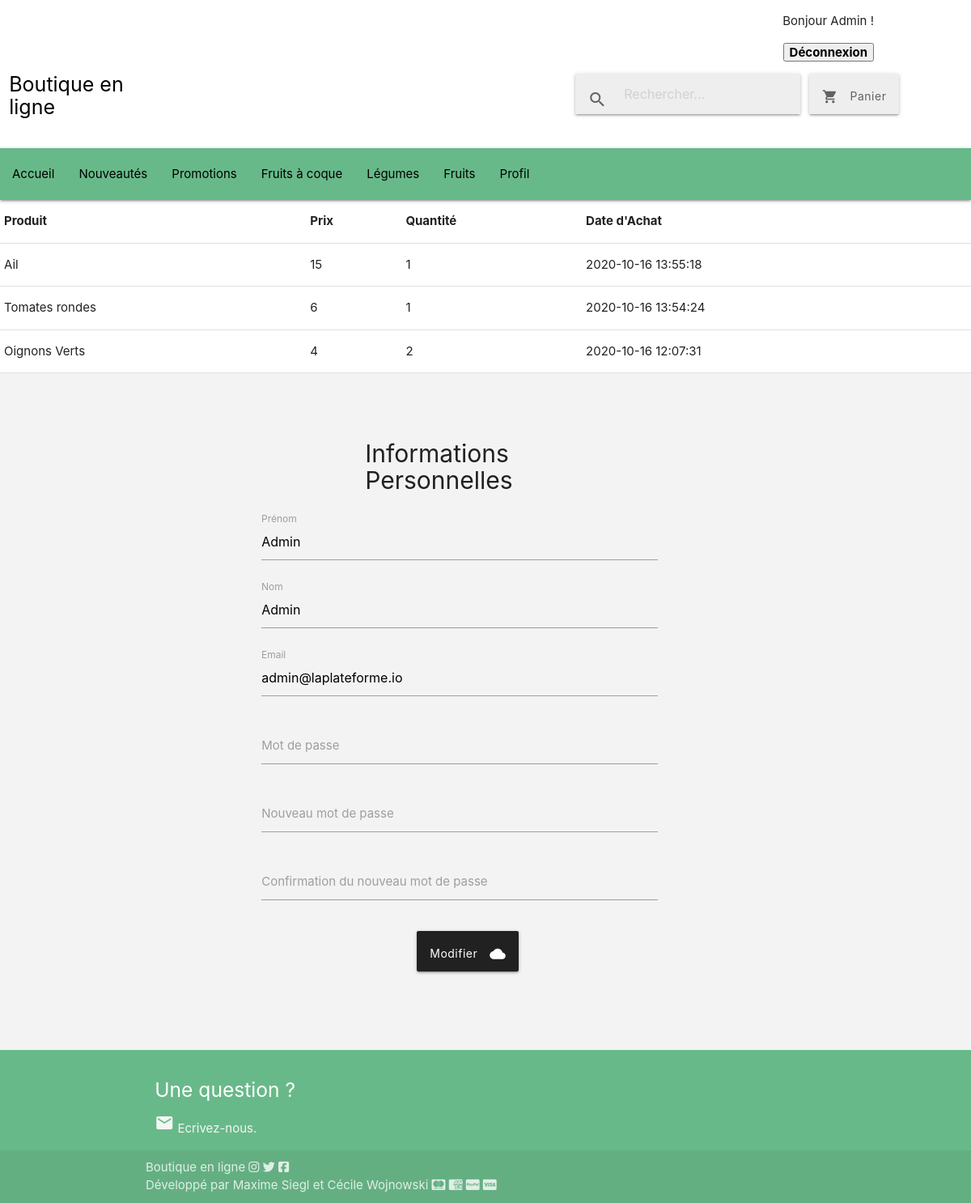
Page /profil.php (signed in) on the committed database.
### tables this page shows
CREATE TABLE IF NOT EXISTS `historique` (
  `id` int(11) NOT NULL AUTO_INCREMENT,
  `id_produit` varchar(255) NOT NULL,
  `quantite` int(11) NOT NULL,
  `date_achat` datetime NOT NULL,
  `id_utilisateur` int(11) NOT NULL,
  PRIMARY KEY (`id`)
);

CREATE TABLE IF NOT EXISTS `produits` (
  `id` int(11) NOT NULL AUTO_INCREMENT,
  `nom` varchar(255) NOT NULL,
  `prix` int(11) NOT NULL,
  `description` text NOT NULL,
  `image` varchar(255) NOT NULL,
  `date_ajout` datetime NOT NULL,
  `stock` int(11) NOT NULL,
  `valorisation` tinyint(1) NOT NULL,
  `prix_solde` int(11) DEFAULT NULL,
  `id_categorie` int(11) DEFAULT NULL,
  `id_sous_categorie` int(11) DEFAULT NULL,
  PRIMARY KEY (`id`),
  KEY `id_sous_categorie` (`id_sous_categorie`),
  KEY `prod/cat` (`id_categorie`)
);

CREATE TABLE IF NOT EXISTS `utilisateurs` (
  `id` int(11) NOT NULL AUTO_INCREMENT,
  `nom` varchar(255) NOT NULL,
  `prenom` varchar(255) NOT NULL,
  `password` varchar(255) NOT NULL,
  `email` varchar(255) NOT NULL,
  `adresse` varchar(255) NOT NULL,
  `etat_panier` tinyint(1) DEFAULT NULL,
  `admin` tinyint(1) DEFAULT '0',
  PRIMARY KEY (`id`)
);

### includes/php_profil.php (called while the page is built, shortened)
<?php
    if(isset($_SESSION['email']))
    {
        $utilisateur = new Utilisateur($db);
        $infos = $db->query("SELECT * FROM utilisateurs WHERE email = ? ", [$_SESSION['email']]);
        $info = $infos->fetch();
        $infos_perso = get_object_vars($info);
    }
    else
    {
        App::redirect('index.php');
    }
    $id_utilisateur = $_SESSION['id'];
    $utilisateur->afficher_historique($id_utilisateur);
?>

### classes/Database.php (called while the page is built)
<?php
    class Database
    {
        private $pdo;
        public function __construct($login, $password, $database_name, $host = 'localhost'){
            $this->pdo = new PDO("mysql:host=$host; port=3306; dbname=$database_name", "$login", "$password");
            $this->pdo->setAttribute(PDO::ATTR_ERRMODE, PDO::ERRMODE_EXCEPTION);
            $this->pdo->setAttribute(PDO::ATTR_DEFAULT_FETCH_MODE, PDO::FETCH_OBJ);
        }
        public function query($query, $params = false){
            if($params){
                $req = $this->pdo->prepare($query);
                $req->execute($params);
            }
            else{
                $req = $this->pdo->query($query);
            }
            return $req;
        }
    }
?>

### classes/Utilisateur.php (the view, shortened to what this page needs)
<?php
  class Utilisateur{
    private $db;
    public function __construct($db){
      return $this->db = $db;
    }
    public function afficher_historique($id_utilisateur){
      $requete = $this->db->query("SELECT * FROM historique INNER JOIN produits
                              ON id_produit = produits.id
                              WHERE id_utilisateur = ?
                              ORDER BY date_achat DESC", [$id_utilisateur]);
      $historique = $requete->fetchall(PDO::FETCH_ASSOC);
      echo '<table>';
      echo '<thead>';
      echo '<th> Produit </th>';
      echo '<th> Prix </th>';
      echo '<th> Quantité </th>';
      echo '<th> Date d\'Achat </th>';
      echo '</thead>';
      echo '<tbody>';
      foreach($historique as $recap)
      {
      echo '<tr>';
      echo '<td>'.$recap['nom'].'</td>';
      echo '<td>'.$recap['prix'].'</td>';
      echo '<td>'.$recap['quantite'].'</td>';
      echo '<td>'.$recap['date_achat'].'</td>';
      echo '</tr>';
      }
      echo '</tbody>';
      echo '</table>';
    }
  }
?>

### profil.php (shortened to what this page needs)
<?php
    $db = App::getDatabase();
?>
<!DOCTYPE html>
<html lang="fr" dir="ltr">
  <head>
    <link rel="stylesheet" href="https://cdnjs.cloudflare.com/ajax/libs/materialize/1.0.0/css/materialize.min.css">
    <link rel="stylesheet" href="css/style.css">
  </head>
<body>
    <?php
        include('includes/header.php');
        include 'includes/php_profil.php';
    ?>
    <main>
        <div class="row">
            <form id="form_inscription" class="col s8 m8 offset-s3 offset-m3" action="" method="POST">
                <div class="row">
                    <div class="col s4 m4 offset-s2 offset-m2">
                    <h2 > Informations Personnelles </h2>
                    </div>
                </div>
                <div class="row">
                    <div class="input-field col m8 s8">
                    <input id="prenom" type="text" class="validate" name="prenom" value="<?php echo $infos_perso['prenom']; ?>" required>
                    <label for="prenom">Prénom</label>
                    </div>
                </div>
                <div class="row">
                    <div class="input-field col m8 s8">
                    <input id="nom" type="text" class="validate" name="nom" value="<?php echo $infos_perso['nom']; ?>" required>
                    <label for="nom">Nom</label>
                    </div>
                </div>
                <div class="row">
                    <div class="input-field col m8 s8">
                    <input id="email" type="email" class="validate" name="email" value="<?php echo $infos_perso['email']; ?>"required>
                    <label for="email">Email</label>
                    </div>
                </div>
                <div class="row">
                    <div class="input-field col m8 s8">
                    <input id="password" type="password" class="validate" name="password" required>
                    <label for="password">Mot de passe </label>
                    </div>
                </div>
                <div class="row">
                    <div class="input-field col m8 s8">
                    <input id="new_password" type="password" class="validate" name="new_password">
                    <label for="password">Nouveau mot de passe </label>
                    </div>
                </div>
                <div class="row">
                    <div class="input-field col m8 s8">
                    <input id="conf_password" type="password" class="validate" name="conf_password">
                    <label for="conf_password"> Confirmation du nouveau mot de passe </label>
                    </div>
                </div>
                <div class="row">
                    <div class="input-field col m3 s3 offset-m3 offset-s3">
                    <button class="btn waves-effect waves-light grey darken-4" type="submit" name="modifier">
                        Modifier<i class="material-icons right">cloud</i>
                    </button>
                    </div>
                </div>
            </form>
        </div>
    </main>
    <?php include 'includes/footer.php'; ?>
</body>
</html>

### css/style.css (style rules this page uses)
.row { margin-bottom: 0 !important; }
h2 { font-size:30px !important; }
.btn { height:50px !important; text-transform:none !important; padding: 10px 16px !important; }
main { background-color: #F3F3F3 !important; padding:2%; }
#form_inscription { margin-top:2% !important; margin-bottom: 5% !important; }

### rows in the picture
historique: id_produit.nom "Ail", id_produit.prix "15", quantite "1", date_achat "2020-10-16 13:55:18"
historique: id_produit.nom "Tomates rondes", id_produit.prix "6", quantite "1", date_achat "2020-10-16 13:54:24"
historique: id_produit.nom "Oignons Verts", id_produit.prix "4", quantite "2", date_achat "2020-10-16 12:07:31"
utilisateurs: prenom "Admin", nom "Admin", email "admin@laplateforme.io"

### other values in the picture
$_SESSION['prenom'] "Admin"
